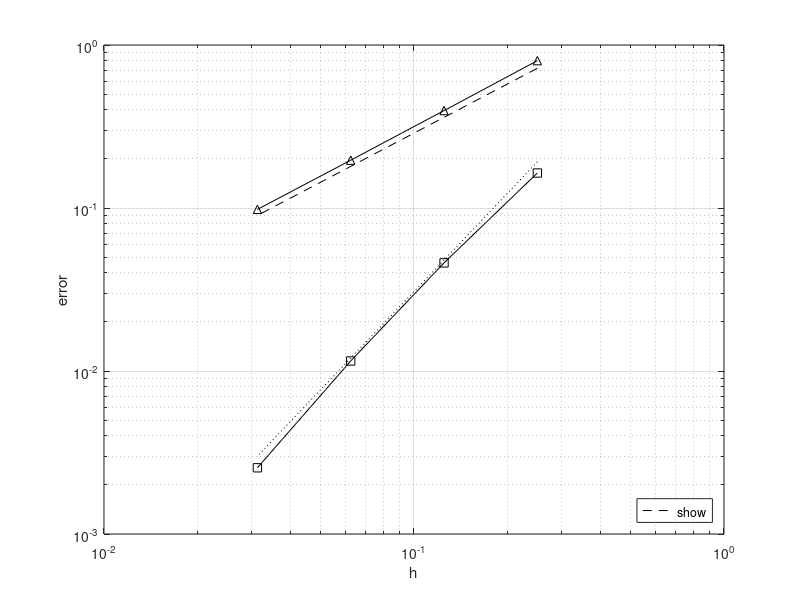

This figure's MATLAB source:
% adjoint BE
mesh_size = [0.25,0.125,0.0625,0.03125];
reference1 = [8,4,2,1];
reference2 = [64,16,4,1];
error_v_ell2 = [0.801485,0.395796,0.196446,0.098041];
error_v_infty = [0.163918,0.0460715,0.0115223,0.00254799];

loglog(mesh_size,0.09*reference1,'--k','DisplayName','$$O(h)$$');
hold on;
loglog(mesh_size,0.003*reference2,':k','DisplayName','$$O(h^2)$$');
loglog(mesh_size,error_v_ell2,'-k^','DisplayName','$$\left\|v-v_h \right\|_{\ell^2 ([0,T];H^1(\Omega))}$$');
loglog(mesh_size,error_v_infty,'-ks','DisplayName','$$\left\|v-v_h\right\|_{\ell^{\infty} ([0,T];L^2(\Omega))}$$');

legend('show', 'Location', 'southeast');
grid on;
xlabel('h');
ylabel('error');